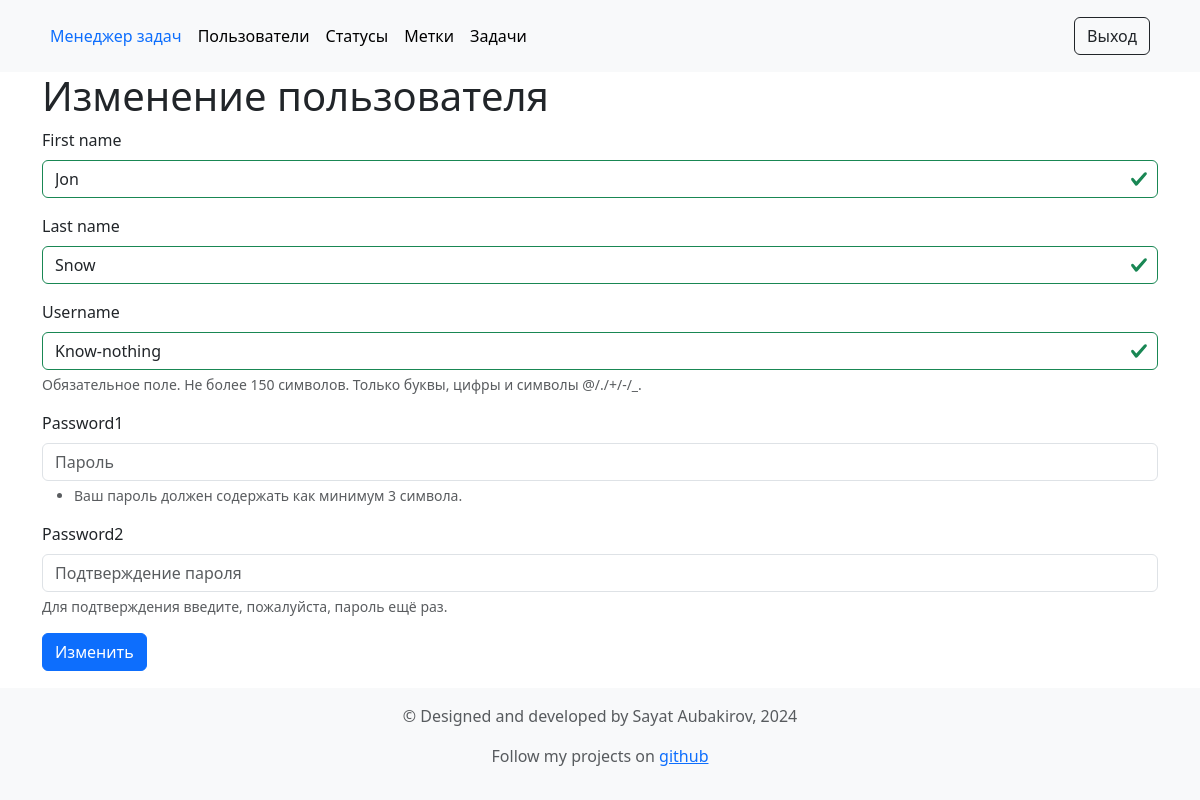
/users/3/update/ (signed in), run on the app's committed database.
### task_manager/users/models.py (models this page shows)
class CustomUser(AbstractUser):
    def __str__(self):
        return f"{self.first_name} {self.last_name}"

### task_manager/users/views.py (the view, shortened to what this page needs)
class UserUpdateView(
    CustomLoginRequiredMixin,
    SuccessMessageMixin,
    UpdateView
):
    model = CustomUser
    form_class = UserUpdateForm
    template_name = 'users/update.html'
    success_url = reverse_lazy('users')
    success_message = _("User is updated successfully!")
    def get_form(self, form_class=None):
        form = super().get_form(form_class)
        form.instance = self.request.user
        return form

### task_manager/users/forms.py (shortened to what this page needs)
class UserUpdateForm(SignUpForm):
    password1 = forms.CharField(
        required=True
    )
    password2 = forms.CharField(
        required=True
    )
    class Meta:
        model = CustomUser
        fields = ['first_name', 'last_name', 'username']

### task_manager/users/views.py (called while the page is built)
    def dispatch(self, request, *args, **kwargs):
        if not request.user.is_authenticated:
            messages.error(request, self.permission_denied_message)
            return redirect('login')
        if hasattr(self, 'get_object') and self.get_object() != request.user:
            messages.error(request, self.permission_check_message)
            return redirect('users')
        return super().dispatch(request, *args, **kwargs)

### task_manager/templates/users/update.html (shortened to what this page needs)
{% extends "base.html" %}
{% load i18n %}
{% block content %}
<div class="container">
    <h1>{% translate "Update User" %}</h1>
    <form method="post" novalidate>
        <div class="form-group mb-3">
            <label class="form-label d-block" for="id_first_name">{{ form.first_name.label }}</label>
            <input type="text" name="first_name" value="{{ form.first_name.value }}" placeholder="{% trans 'First Name' %}" maxlength="255" id="id_first_name" class="form-control {% if form.first_name.errors %}is-invalid{% elif form.first_name.value %}is-valid{% endif %}">
        </div>
        <div class="form-group mb-3">
            <label class="form-label d-block" for="id_last_name">{{ form.last_name.label }}</label>
            <input type="text" name="last_name" value="{{ form.last_name.value }}" placeholder="{% trans 'Last Name' %}" maxlength="255" id="id_last_name" class="form-control {% if form.last_name.errors %}is-invalid{% elif form.last_name.value %}is-valid{% endif %}">
        </div>
        <div class="form-group mb-3">
            <label class="form-label d-block" for="id_username">{{ form.username.label }}</label>
            <input type="text" name="username" value="{{ form.username.value }}" placeholder="{% trans 'Username' %}" maxlength="150" id="id_username" class="form-control {% if form.username.errors %}is-invalid{% elif form.username.value %}is-valid{% endif %}">
            <div class="form-text">{% trans "Required field. No more than 150 characters. Only letters, numbers and symbols @/./+/-/_." %}</div>
        </div>
        <div class="form-group mb-3">
            <label class="form-label d-block" for="id_password1">{{ form.password1.label }}</label>
            <input type="password" name="password1" placeholder="{% trans 'Password' %}" id="id_password1" class="form-control {% if form.password1.errors %}is-invalid{% endif %}">
            <ul>
                <li class="form-text">{% trans "Your password must contain at least 3 characters." %}</li>
            </ul>
        </div>
        <div class="form-group mb-3">
            <label class="form-label d-block" for="id_password2">{{ form.password2.label }}</label>
            <input type="password" name="password2" placeholder="{% trans 'Confirm Password' %}" id="id_password2" class="form-control {% if form.password2.errors %}is-invalid{% endif %}">
            <div class="form-text">{% trans "To confirm, please enter your password again." %}</div>
        </div>
        <button type="submit" class="btn btn-primary">{% translate "Save changes" %}</button>
    </form>
</div>
{% endblock %}

### data on the page
CustomUser: first_name "Jon", last_name "Snow", username "Know-nothing"
